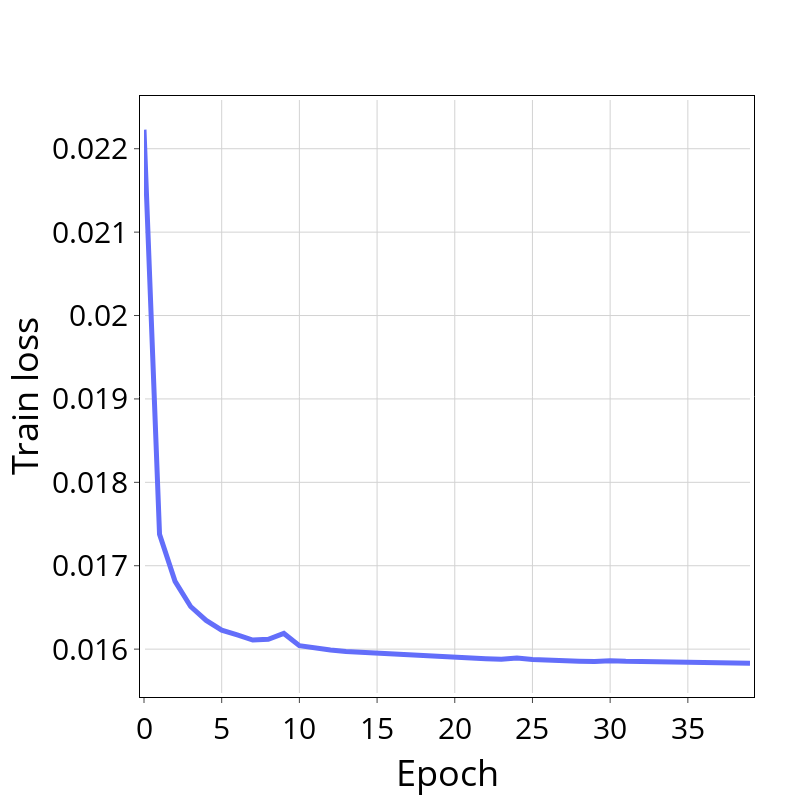

The cell this chart's notebook holds for it:
### Code cell
import plotly.express as px

df = losses
fig = px.line(df, x="Epoch", y="train_loss")
# Set y-axes titles
fig.update_yaxes(title_text="Train loss", showgrid = True   ,mirror=True,
    ticks='outside',
    showline=True,
    linecolor='black',
    gridcolor='lightgrey')
fig.update_xaxes(
    mirror=True,
    ticks='outside',
    showline=True,
    linecolor='black',
    gridcolor='lightgrey'
)
fig.update_layout(
    autosize=False,
    width=800,
    height=800,
    margin=dict(
        l=50,
        r=50,
        b=100,
        t=100,
        pad=4
    ),
    paper_bgcolor="White",     plot_bgcolor='white', title_x=0.5,  font=dict(size=30, color="black")
)
fig.update_traces(line={'width': 5})
fig.show()

### Figure 1 — Plotly figure (JSON) as saved in the notebook; plotly's stock layout.template omitted (floating-point values rounded to 4 significant figures)
{"data": [{"hovertemplate": "Epoch=%{x}<br>train_loss=%{y}<extra></extra>", "legendgroup": "", "line": {"color": "#636efa", "dash": "solid", "width": 5}, "marker": {"symbol": "circle"}, "mode": "lines", "name": "", "orientation": "v", "showlegend": false, "type": "scatter", "x": [0, 1, 2, 3, 4, 5, 6, 7, 8, 9, 10, 11, 12, 13, 14, 15, 16, 17, 18, 19, 20, 21, 22, 23, 24, 25, 26, 27, 28, 29, 30, 31, 32, 33, 34, 35, 36, 37, 38, 39], "xaxis": "x", "y": [0.02223, 0.01738, 0.01681, 0.01651, 0.01634, 0.01623, 0.01617, 0.01611, 0.01612, 0.01619, 0.01604, 0.01601, 0.01599, 0.01597, 0.01596, 0.01594, 0.01594, 0.01593, 0.01592, 0.01591, 0.01591, 0.0159, 0.01589, 0.01588, 0.01589, 0.01588, 0.01587, 0.01587, 0.01586, 0.01585, 0.01586, 0.01585, 0.01585, 0.01584, 0.01585, 0.01584, 0.01584, 0.01583, 0.01583, 0.01583], "yaxis": "y"}], "layout": {"autosize": false, "font": {"color": "black", "size": 30}, "height": 800, "legend": {"tracegroupgap": 0}, "margin": {"b": 100, "l": 50, "pad": 4, "r": 50, "t": 100}, "paper_bgcolor": "White", "plot_bgcolor": "white", "title": {"x": 0.5}, "width": 800, "xaxis": {"anchor": "y", "domain": [0, 1], "gridcolor": "lightgrey", "linecolor": "black", "mirror": true, "showline": true, "ticks": "outside", "title": {"text": "Epoch"}}, "yaxis": {"anchor": "x", "domain": [0, 1], "gridcolor": "lightgrey", "linecolor": "black", "mirror": true, "showgrid": true, "showline": true, "ticks": "outside", "title": {"text": "Train loss"}}}}
